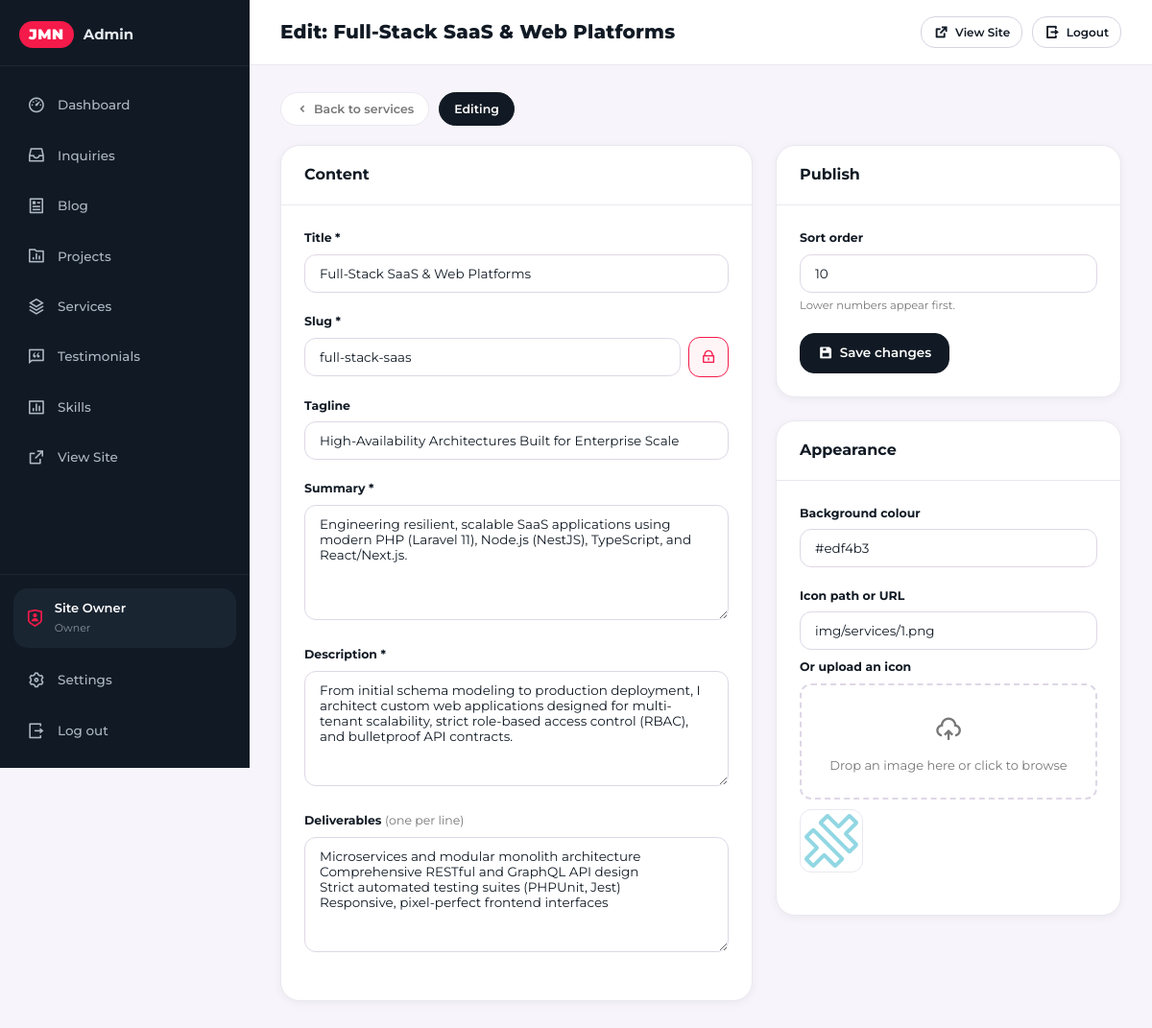
The page /admin/service-edit.php?id=1 (signed in) on the database its author committed.
### tables this page shows
CREATE TABLE `services` (
  `id` bigint unsigned NOT NULL AUTO_INCREMENT,
  `slug` varchar(191) NOT NULL,
  `title` varchar(255) NOT NULL,
  `tagline` varchar(255) DEFAULT NULL,
  `bg_color` varchar(20) DEFAULT NULL,
  `icon` varchar(255) DEFAULT NULL,
  `summary` text NOT NULL,
  `description` text NOT NULL,
  `deliverables` json DEFAULT NULL,
  `sort_order` int NOT NULL DEFAULT '0',
  `created_at` datetime NOT NULL DEFAULT CURRENT_TIMESTAMP,
  `updated_at` datetime NOT NULL DEFAULT CURRENT_TIMESTAMP ON UPDATE CURRENT_TIMESTAMP,
  PRIMARY KEY (`id`),
  UNIQUE KEY `slug` (`slug`),
  KEY `idx_slug` (`slug`),
  KEY `idx_sort` (`sort_order`)
);

### config/config.php (called while the page is built, shortened)
<?php
if (!defined('APP_INITIALIZED')) {
    require_once ROOT_PATH . '/config/security.php';
}
function url(string $path = ''): string
{
    $cleanPath = ltrim($path, '/');
    return empty($cleanPath) ? BASE_URL : BASE_URL . '/' . $cleanPath;
}

### config/security.php (called while the page is built, shortened)
<?php
function e(?string $string): string
{
    return htmlspecialchars((string)($string ?? ''), ENT_QUOTES | ENT_SUBSTITUTE, 'UTF-8');
}

### admin/includes/auth.php (called while the page is built, shortened)
<?php
require_once dirname(__DIR__, 2) . '/config/config.php';
function admin_current_user(): ?array
{
    $cached = null;
    $db = get_db();
    try {
        $stmt = $db->prepare('SELECT id, username, display_name, email, role, last_login_at FROM `admin_users` WHERE id = ? LIMIT 1');
        $stmt->execute([(int)$_SESSION['admin_user_id']]);
        $row = $stmt->fetch();
        if (is_array($row)) {
            $cached = $row;
        }
    } catch (Throwable $e) {
        error_log('admin_current_user failed: ' . $e->getMessage());
    }
    return $cached;
}

### admin/service-edit.php (the view, shortened to what this page needs)
<?php
require_once __DIR__ . '/includes/auth.php';
$db = get_db();
$id = (int)($_GET['id'] ?? $_POST['id'] ?? 0);
$isNew = $id <= 0;
$service = [
    'id' => 0, 'slug' => '', 'title' => '', 'tagline' => '', 'bg_color' => '',
    'icon' => '', 'summary' => '', 'description' => '', 'deliverables' => [], 'sort_order' => 0,
];
if (!$isNew && $db !== null) {
    try {
        $stmt = $db->prepare('SELECT * FROM `services` WHERE id = ? LIMIT 1');
        $stmt->execute([$id]);
        $row = $stmt->fetch();
        $service = [
            'id'           => (int)$row['id'],
            'slug'         => (string)$row['slug'],
            'title'        => (string)$row['title'],
            'tagline'      => (string)($row['tagline'] ?? ''),
            'bg_color'     => (string)($row['bg_color'] ?? ''),
            'icon'         => (string)($row['icon'] ?? ''),
            'summary'      => (string)$row['summary'],
            'description'  => (string)$row['description'],
            'deliverables' => json_decode($row['deliverables'] ?? '[]', true) ?: [],
            'sort_order'   => (int)$row['sort_order'],
        ];
    } catch (Throwable $e) {
        error_log('Service edit load failed: ' . $e->getMessage());
        $_SESSION['flash_err'] = 'Could not load the service.';
        header('Location: services.php');
        exit;
    }
}
$deliverablesText = implode("\n", $service['deliverables']);
$adminTitle = $isNew ? 'New Service' : 'Edit: ' . $service['title'];
require_once __DIR__ . '/includes/layout-header.php';
?>
<div class="admin-filters">
    <a class="admin-chip" href="services.php"><i class="ri-arrow-left-s-line"></i> Back to services</a>
    <span class="admin-chip is-active"><?= $isNew ? 'New service' : 'Editing' ?></span>
</div>
<form method="post" action="service-edit.php<?= $isNew ? '' : '?id=' . $id ?>" enctype="multipart/form-data" id="serviceForm">
    <div class="admin-detail-grid">
        <div>
            <div class="admin-card">
                <div class="admin-card-head"><h2>Content</h2></div>
                <div class="admin-card-body">
                    <div class="admin-field">
                        <label for="f_title">Title *</label>
                        <input class="admin-input" type="text" id="f_title" name="title"
                               value="<?= e($service['title']) ?>" required maxlength="255">
                    </div>
                    <div class="admin-field">
                        <label for="f_slug">Slug *</label>
                        <div class="admin-slug-row">
                            <input class="admin-input" type="text" id="f_slug" name="slug"
                                   value="<?= e($service['slug']) ?>" placeholder="auto-generated-from-title">
                            <button type="button" class="admin-slug-lock" id="slug_lock"
                                    data-initial-locked="<?= $isNew ? '0' : '1' ?>"
                                    title="Lock / unlock auto-generation">
                                <i class="ri-lock-line"></i>
                            </button>
                        </div>
                    </div>
                    <div class="admin-field">
                        <label for="f_tagline">Tagline</label>
                        <input class="admin-input" type="text" id="f_tagline" name="tagline"
                               value="<?= e($service['tagline']) ?>" maxlength="255">
                    </div>
                    <div class="admin-field">
                        <label for="f_summary">Summary *</label>
                        <textarea class="admin-textarea" id="f_summary" name="summary" rows="3" required><?= e($service['summary']) ?></textarea>
                    </div>
                    <div class="admin-field">
                        <label for="f_description">Description *</label>
                        <textarea class="admin-textarea" id="f_description" name="description" rows="4" required><?= e($service['description']) ?></textarea>
                    </div>
                    <div class="admin-field">
                        <label for="f_deliverables">Deliverables <span style="font-weight:400;color:var(--a-muted);">(one per line)</span></label>
                        <textarea class="admin-textarea" id="f_deliverables" name="deliverables" rows="5"><?= e($deliverablesText) ?></textarea>
                    </div>
                </div>
            </div>
        </div>
        <div>
            <div class="admin-card">
                <div class="admin-card-head"><h2>Publish</h2></div>
                <div class="admin-card-body">
                    <div class="admin-field">
                        <label for="f_sort_order">Sort order</label>
                        <input class="admin-input" type="number" id="f_sort_order" name="sort_order"
                               value="<?= (int)$service['sort_order'] ?>" step="10">
                        <div class="admin-hint">Lower numbers appear first.</div>
                    </div>
                    <div class="admin-form-actions">
                        <button class="admin-btn admin-btn--primary" type="submit">
                            <i class="ri-save-3-fill"></i> <?= $isNew ? 'Create service' : 'Save changes' ?>
                        </button>
                    </div>
                </div>
            </div>
            <div class="admin-card">
                <div class="admin-card-head"><h2>Appearance</h2></div>
                <div class="admin-card-body">
                    <div class="admin-field">
                        <label for="f_bg_color">Background colour</label>
                        <input class="admin-input" type="text" id="f_bg_color" name="bg_color"
                               value="<?= e($service['bg_color']) ?>" placeholder="#edf4b3" maxlength="20">
                    </div>
                    <div class="admin-field">
                        <label for="f_icon">Icon path or URL</label>
                        <input class="admin-input" type="text" id="f_icon" name="icon"
                               value="<?= e($service['icon']) ?>" placeholder="img/services/1.png">
                        <div class="admin-field" style="margin-top:8px;">
                            <label>Or upload an icon</label>
                            <div class="admin-drop" id="imageDrop">
                                <i class="ri-upload-cloud-2-line"></i>
                                Drop an image here or click to browse
                            </div>
                            <?php if ($service['icon'] !== ''): ?>
                                <img class="admin-img-preview" id="imgPreview" src="<?= e($service['icon']) ?>" alt="" style="display:block;">
                            <?php else: ?>
                                <img class="admin-img-preview" id="imgPreview" src="" alt="">
                            <?php endif; ?>
                        </div>
                    </div>
                </div>
            </div>
        </div>
    </div>
</form>
<?php require_once __DIR__ . '/includes/layout-footer.php'; ?>

### admin/includes/layout-header.php (shortened to what this page needs)
<?php
require_once __DIR__ . '/auth.php';
$adminTitle = $adminTitle ?? 'Dashboard';
$adminUser  = admin_current_user();
$adminNav   = $adminNav ?? '';
?>
<!DOCTYPE html>
<html lang="en">
<head>
    <link rel="stylesheet" href="https://cdn.jsdelivr.net/npm/remixicon@4.2.0/fonts/remixicon.css">
    <?php $adminCssVer = file_exists(dirname(__DIR__) . '/assets/admin.css') ? (string)filemtime(dirname(__DIR__) . '/assets/admin.css') : '1.0'; ?>
    <link rel="stylesheet" href="<?= e(url('admin/assets/admin.css')) ?>?v=<?= e($adminCssVer) ?>">
</head>
<body class="admin-body">
<div class="admin-shell">
    <aside class="admin-sidebar" id="adminSidebar" aria-label="Admin Navigation">
        <div class="admin-brand">
            <span class="admin-brand-mark">JMN</span>
            <span class="admin-brand-text">Admin</span>
        </div>
        <nav class="admin-nav">
            <a href="index.php" class="<?= $adminNav === 'dashboard' ? 'is-active' : '' ?>">
                <i class="ri-dashboard-3-line"></i><span>Dashboard</span>
            </a>
            <a href="inquiries.php" class="<?= $adminNav === 'inquiries' ? 'is-active' : '' ?>">
                <i class="ri-inbox-2-line"></i><span>Inquiries</span>
            </a>
            <a href="blog.php" class="<?= $adminNav === 'blog' ? 'is-active' : '' ?>">
                <i class="ri-article-line"></i><span>Blog</span>
            </a>
            <a href="projects.php" class="<?= $adminNav === 'projects' ? 'is-active' : '' ?>">
                <i class="ri-folder-chart-line"></i><span>Projects</span>
            </a>
            <a href="services.php" class="<?= $adminNav === 'services' ? 'is-active' : '' ?>">
                <i class="ri-stack-line"></i><span>Services</span>
            </a>
            <a href="testimonials.php" class="<?= $adminNav === 'testimonials' ? 'is-active' : '' ?>">
                <i class="ri-chat-quote-line"></i><span>Testimonials</span>
            </a>
            <a href="skills.php" class="<?= $adminNav === 'skills' ? 'is-active' : '' ?>">
                <i class="ri-bar-chart-box-line"></i><span>Skills</span>
            </a>
            <a href="<?= e(url('index.php')) ?>" target="_blank" rel="noopener" class="admin-nav-external">
                <i class="ri-external-link-line"></i><span>View Site</span>
            </a>
        </nav>
        <div class="admin-sidebar-foot">
            <div class="admin-user-chip">
                <i class="ri-shield-user-line"></i>
                <div>
                    <strong><?= e($adminUser['display_name'] ?? 'Admin') ?></strong>
                    <small><?= e($adminUser['role'] ?? 'owner') ?></small>
                </div>
            </div>
            <a href="settings.php" class="<?= $adminNav === 'settings' ? 'is-active' : '' ?>">
                <i class="ri-settings-3-line"></i><span>Settings</span>
            </a>
            <a href="logout.php"><i class="ri-logout-box-r-line"></i><span>Log out</span></a>
        </div>
    </aside>
    <div class="admin-main">
        <header class="admin-topbar">
            <h1 class="admin-topbar-title"><?= e($adminTitle) ?></h1>
            <div class="admin-topbar-actions">
                <a href="<?= e(url('index.php')) ?>" target="_blank" rel="noopener" class="admin-btn admin-btn--secondary admin-btn--sm" title="View public site">
                    <i class="ri-external-link-line"></i> <span class="admin-topbar-btn-text">View Site</span>
                </a>
                <a href="logout.php" class="admin-btn admin-btn--secondary admin-btn--sm" title="Log out">
                    <i class="ri-logout-box-r-line"></i> <span class="admin-topbar-btn-text">Logout</span>
                </a>
            </div>
        </header>
        <main class="admin-content">

### rows shown on the page
services: title "Full-Stack SaaS & Web Platforms", slug "full-stack-saas", tagline "High-Availability Architectures Built for Enterprise Scale", summary "Engineering resilient, scalable SaaS applications using modern PHP (Laravel 11), Node.js (NestJS), TypeScript, and React/Next.js.", description "From initial schema modeling to production deployment, I architect custom web applications designed for multi-tenant scalability, strict role-based access control (RBAC), and bulletproof API contracts.", sort_order "10", bg_color "#edf4b3", icon "img/services/1.png", icon (picture)

### other values the page prints
$adminUser['display_name'] "Site Owner"
$adminUser['role'] "Owner"
$adminTitle "Edit: Full-Stack SaaS & Web Platforms"
